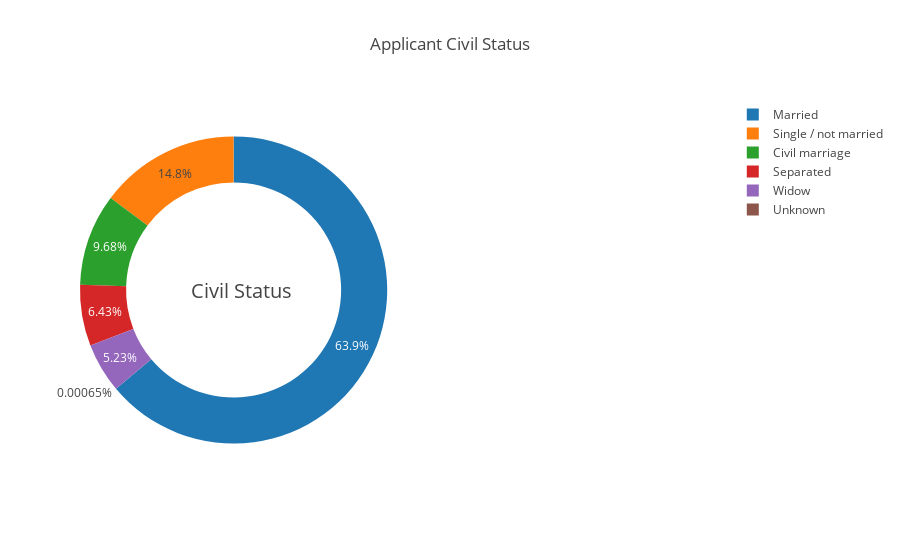

This figure's notebook cell:
### Code cell
temp = application_train["NAME_FAMILY_STATUS"].value_counts()
fig = {
  "data": [
    {
      "values": temp.values,
      "labels": temp.index,
      "domain": {"x": [0, .48]},
      "hole": .7,
      "type": "pie"
    },
    
    ],
  "layout": {
        "title":"Applicant Civil Status",
        "annotations": [
            {
                "font": {
                    "size": 20
                },
                "showarrow": False,
                "text": "Civil Status",
                "x": 0.17,
                "y": 0.5
            }
            
        ]
    }
}
iplot(fig, filename='donut')

### Figure 1 — Plotly figure (JSON) as saved in the notebook; plotly's stock layout.template omitted (floating-point values rounded to 4 significant figures)
{"data": [{"domain": {"x": [0, 0.48]}, "hole": 0.7, "labels": ["Married", "Single / not married", "Civil marriage", "Separated", "Widow", "Unknown"], "type": "pie", "values": [196432, 45444, 29775, 19770, 16088, 2]}], "layout": {"annotations": [{"font": {"size": 20}, "showarrow": false, "text": "Civil Status", "x": 0.17, "y": 0.5}], "title": "Applicant Civil Status"}}
